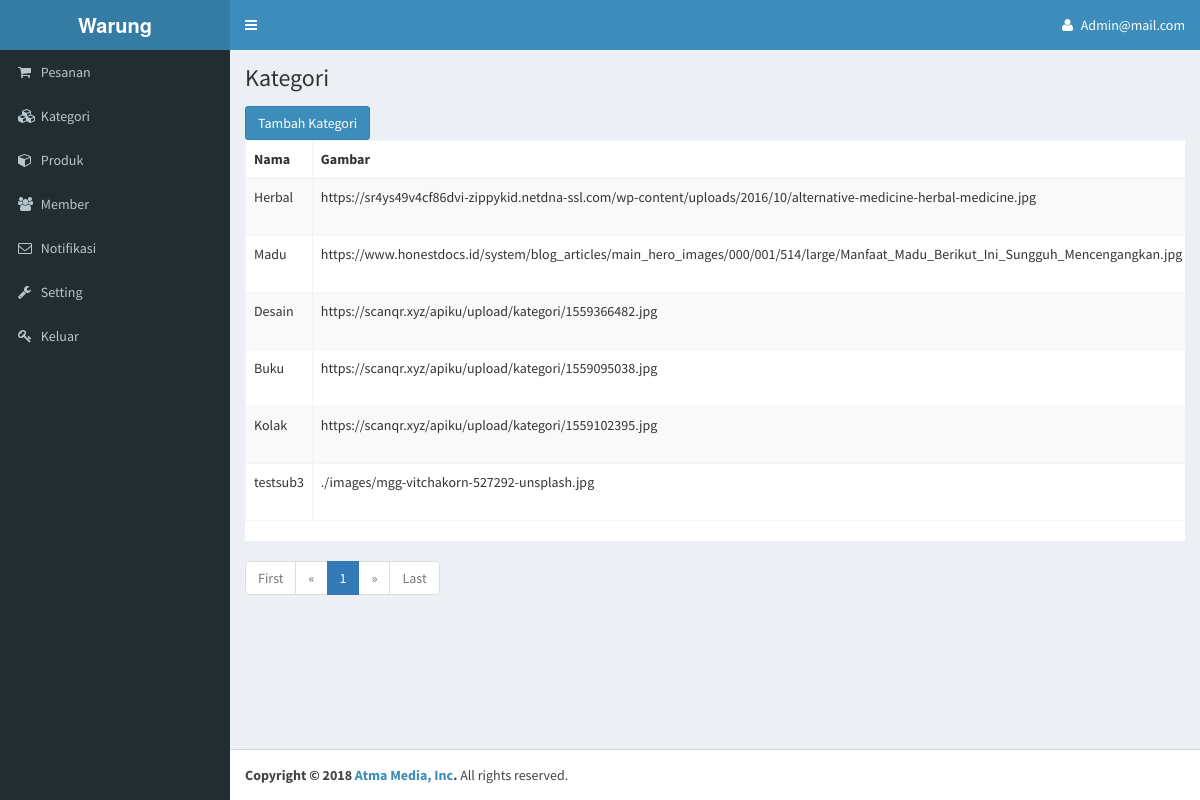
The page /kategori.php (signed in) on the database its author committed.
### tables this page shows
CREATE TABLE `kategori` (
  `id` int(11) NOT NULL,
  `nama` varchar(100) NOT NULL,
  `gambar` varchar(200) NOT NULL,
  `sub_kategori` int(11) NOT NULL,
  `home` int(11) NOT NULL
);

### kategori.php (the view, shortened to what this page needs)
<?php
if(isset($_SESSION['id'])){
include "header.php";
?>
      <div class="content-wrapper">
        <section class="content-header">
          <h1>
            Kategori
          </h1>
        </section>
    <section class="content">
<a href="editkategori.php" class="btn btn-primary">Tambah Kategori</a><br>
      <div class="table-responsive" style="background:#FFF">
       <table class="table table-striped table-bordered">
<thead><tr><th>Nama</th><th>Gambar</th><th>Aksi</th></tr></thead>
<tbody>
          <?php
          $page = (isset($_GET['page']))? $_GET['page'] : 1;
          $limit = 10;
          $limit_start = ($page - 1) * $limit;
          $all = $connect->query("SELECT * FROM kategori");
          $sql = $connect->query("SELECT * FROM kategori LIMIT ".$limit_start.",".$limit);
          $jumlah_page = ceil($all->num_rows/ $limit);
          while($data = $sql->fetch_assoc()){
            echo '<tr><td>'.$data['nama'].'</td><td>'.$data['gambar'].'</td><td><a href="editkategori.php?id='.$data['id'].'" class="label bg-green">Ubah</a> <a href="kategori.php?d='.$data['id'].'" class="label bg-red" onClick="return confirm(\'Apakah Anda yakin?\')">Hapus</a></td></tr>';
          }
          ?>
        </tbody>
        </table>
      </div>
      <ul class="pagination">
        <?php
        if($page == 1){
          echo '<li class="disabled"><a href="#">First</a></li><li class="disabled"><a href="#">&laquo;</a></li>';
        }else{
          $link_prev = ($page > 1)? $page - 1 : 1;
          echo '<li><a href="kategori.php?page=1">First</a></li>
          <li><a href="kategori.php?page='.$link_prev.'">&laquo;</a></li>';
        }
        $jumlah_number = 3;
        $start_number = ($page > $jumlah_number)? $page - $jumlah_number : 1;
        $end_number = ($page < ($jumlah_page - $jumlah_number))? $page + $jumlah_number : $jumlah_page;
        for($i = $start_number; $i <= $end_number; $i++){
          $link_active = ($page == $i)? ' class="active"' : '';
          echo '<li'.$link_active.'><a href="kategori.php?page='.$i.'">'.$i.'</a></li>';
        }
        if($page == $jumlah_page){
          echo '<li class="disabled"><a href="#">&raquo;</a></li><li class="disabled"><a href="#">Last</a></li>';
        }else{
          $link_next = ($page < $jumlah_page)? $page + 1 : $jumlah_page;
        echo '<li><a href="kategori.php?page='.$link_next.'">&raquo;</a></li>
        <li><a href="kategori.php?page='.$jumlah_page.'">Last</a></li>';
        }
        ?>
      </ul>
    </div>
  <?php }?>
  </body>
</html>
<?php
include "footer.php";
?>

### header.php (shortened to what this page needs)
<!DOCTYPE html>
<html>
  <head>
    <link rel="stylesheet" href="themes/css/bootstrap.min.css">
    <link rel="stylesheet" href="themes/css/font-awesome.min.css">
    <link rel="stylesheet" href="themes/css/AdminLTE.min.css">
    <link rel="stylesheet" href="themes/css/skins/skin-blue.min.css">
    <link rel="stylesheet" href="themes/css/bootstrap-datepicker.min.css" />
    <link rel="stylesheet" href="//code.jquery.com/ui/1.12.1/themes/base/jquery-ui.css">
  </head>
  <body class="hold-transition skin-blue sidebar-mini">
    <div class="wrapper">
      <header class="main-header">
        <a href="index.php" class="logo">
          <span class="logo-lg"><b>Warung</b></span>
        </a>
        <nav class="navbar navbar-static-top" role="navigation">
          <a href="#" class="sidebar-toggle" data-toggle="offcanvas" role="button">
          </a>
          <div class="navbar-custom-menu">
            <ul class="nav navbar-nav">
              <li class="dropdown user user-menu">
                <a href="#" class="dropdown-toggle" data-toggle="dropdown">
                  <span class="fa fa-user"></span>
                  <span class="hidden-xs"><?php echo ucwords($_SESSION['id']);?></span>
                </a>
              </li>
            </ul>
          </div>
        </nav>
      </header>
      <aside class="main-sidebar">
        <section class="sidebar">
          <ul class="sidebar-menu">
            <li>
                <a href="pesanan.php">
                 <i class="fa fa-shopping-cart"></i> <span>Pesanan</span>
              </a>
            </li>
            <li>
              <a href="kategori.php">
                <i class="fa fa-cubes"></i> <span>Kategori</span>
              </a>
            </li>
            <li>
              <a href="produk.php">
                <i class="fa fa-cube"></i> <span>Produk</span>
              </a>
            </li>
            <li>
              <a href="member.php">
                <i class="fa fa-group"></i> <span>Member</span>
              </a>
            </li>
            <li>
              <a href="notifikasi.php">
                <i class="fa fa-envelope-o"></i> <span>Notifikasi</span>
              </a>
            </li>
            <li>
              <a href="setting.php">
                <i class="fa fa-wrench"></i> <span>Setting</span>
              </a>
            </li>
            <li>
              <a href="logout.php">
                <i class="fa  fa-key"></i> <span>Keluar</span>
              </a>
            </li>
          </ul>
        </section>
      </aside>

### footer.php (shortened to what this page needs)
<footer class="main-footer">
  <strong>Copyright &copy; 2018 <a href="#">Atma Media, Inc</a>.</strong> All rights reserved.
</footer>
  </body>
</html>

### footer.php (style rules this page uses)
table { background:#fff; }

### rows shown on the page
kategori: nama "Herbal", gambar "https://sr4ys49v4cf86dvi-zippykid.netdna-ssl.com/wp-content/uploads/2016/10/alternative-medicine-herbal-medicine.jpg"
kategori: nama "Madu", gambar "https://www.honestdocs.id/system/blog_articles/main_hero_images/000/001/514/large/Manfaat_Madu_Berikut_Ini_Sungguh_Mencengangkan.jpg"
kategori: nama "Desain", gambar "https://scanqr.xyz/apiku/upload/kategori/1559366482.jpg"
kategori: nama "Buku", gambar "https://scanqr.xyz/apiku/upload/kategori/1559095038.jpg"
kategori: nama "Kolak", gambar "https://scanqr.xyz/apiku/upload/kategori/1559102395.jpg"
kategori: nama "testsub3", gambar "./images/mgg-vitchakorn-527292-unsplash.jpg"

### other values the page prints
$_SESSION['id'] "Admin@mail.com"
